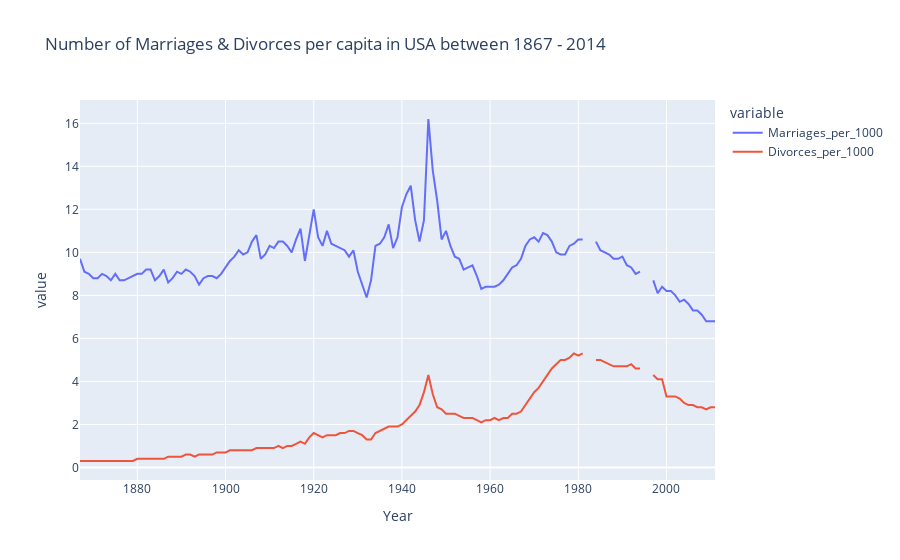

Notebook code for this chart:
### Code cell
import plotly.express as px
fig = px.line(US_marriages_divorces, x="Year", y=["Marriages_per_1000", "Divorces_per_1000"], title = "Number of Marriages & Divorces per capita in USA between 1867 - 2014")
fig.show()

### Figure 1 — Plotly figure (JSON) as saved in the notebook; plotly's stock layout.template omitted (floating-point values rounded to 4 significant figures; data arrays with more than 128 entries replaced by an {"elided": "..."} marker saying what was removed)
{"data": [{"hovertemplate": "variable=Marriages_per_1000<br>Year=%{x}<br>value=%{y}<extra></extra>", "legendgroup": "Marriages_per_1000", "line": {"color": "#636efa", "dash": "solid"}, "mode": "lines", "name": "Marriages_per_1000", "orientation": "v", "showlegend": true, "type": "scatter", "x": {"elided": "145 int values"}, "xaxis": "x", "y": {"elided": "145 float values"}, "yaxis": "y"}, {"hovertemplate": "variable=Divorces_per_1000<br>Year=%{x}<br>value=%{y}<extra></extra>", "legendgroup": "Divorces_per_1000", "line": {"color": "#EF553B", "dash": "solid"}, "mode": "lines", "name": "Divorces_per_1000", "orientation": "v", "showlegend": true, "type": "scatter", "x": {"elided": "145 int values"}, "xaxis": "x", "y": {"elided": "145 float values"}, "yaxis": "y"}], "layout": {"legend": {"title": {"text": "variable"}, "tracegroupgap": 0}, "title": {"text": "Number of Marriages & Divorces per capita in USA between 1867 - 2014"}, "xaxis": {"anchor": "y", "domain": [0, 1], "title": {"text": "Year"}}, "yaxis": {"anchor": "x", "domain": [0, 1], "title": {"text": "value"}}}}
